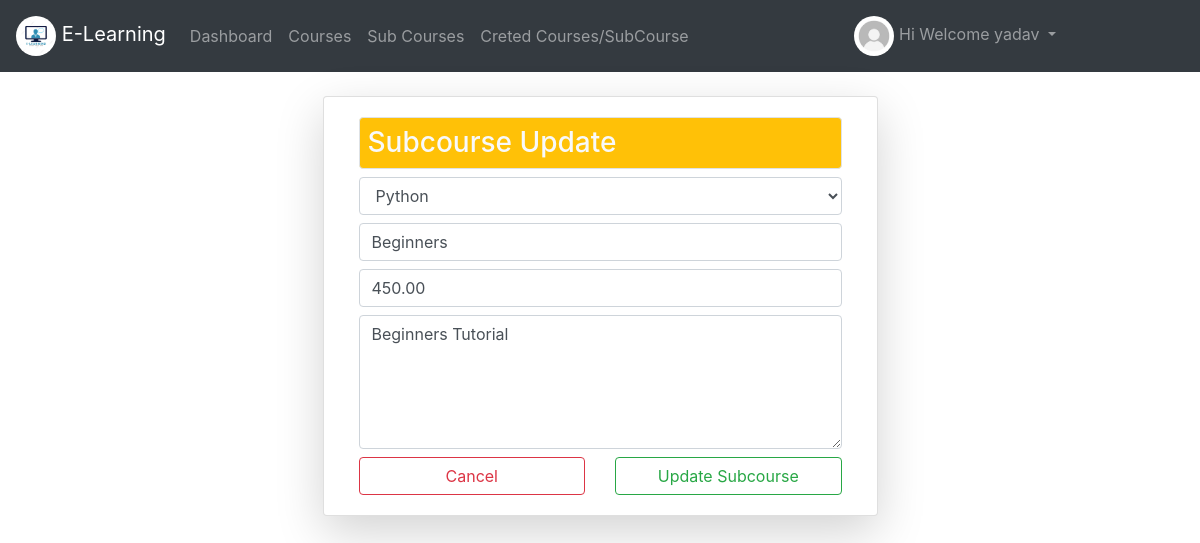
The app's page /sbupd/1/ (signed in) with its own data.
### EApp/models.py (models this page shows)
class User(AbstractUser):
	mobile = models.CharField(max_length=10)
	pcimg = models.ImageField(upload_to="Profiles/",default="profile.jpeg")

class SubCourses(models.Model):
	sbconame = models.CharField(max_length=120)
	price = models.DecimalField(max_digits=8,decimal_places=2)
	desc = models.CharField(max_length=250)
	crid = models.ForeignKey(Courses,on_delete=models.CASCADE)

### EApp/views.py (the view)
# urls.py: path('sbupd/<int:v>/',views.subcourseup,name="sbup"),
@login_required
def subcourseup(request,v):
	y = SubCourses.objects.get(id=v)
	if request.method == "POST":
		e = SubCourseForm(request.POST,instance=y)
		if e.is_valid():
			e.save()
			return redirect('/suball')
	e = SubCourseForm(instance=y)
	return render(request,'html/subupdt.html',{'x':e})

### EApp/forms.py
class SubCourseForm(forms.ModelForm):
	class Meta:
		model = SubCourses
		fields = ["crid","sbconame","price","desc"]
		widgets = {
		"crid":forms.Select(attrs={
			"class":"form-control",
			}),
		"sbconame":forms.TextInput(attrs={
			"class":"form-control my-2",
			"placeholder":"Enter SubCourse Name",
			}),
		"price":forms.NumberInput(attrs={
			"class":"form-control my-2",
			"placeholder":"Enter Price",
			}),
		"desc":forms.Textarea(attrs={
			"class":"form-control my-2",
			"rows":5,
			"placeholder":"Enter Description"
			}),
		}

### EApp/models.py (called while the page is built)
	def __str__(self):
		return self.coname

### EApp/templates/html/subupdt.html (shortened to what this page needs)
{% extends 'html/base.html' %}
{% block content %}
<div class="container mt-4">
	<div class="card col-md-6 mx-auto shadow-lg">
		<div class="card-body">
			<h3 class="bg-warning text-light p-2 border rounded">Subcourse Update</h3>
			<form method="post">
				{% for j in x %}
					<div>{{j}}</div>
				{% endfor %}
				<div class="row">
					<div class="col">
						<a href="{% url 'sbal' %}" class="btn btn-outline-danger form-control">Cancel</a>
					</div>
					<div class="col">
						<input type="submit" value="Update Subcourse" class="btn btn-outline-success form-control">
					</div>
				</div>
			</form>
		</div>
	</div>
</div>
{% endblock %}

### EApp/templates/html/navbar.html (shortened to what this page needs)
{% load static %}
<nav class="navbar navbar-expand-md bg-dark navbar-dark">
  <a class="navbar-brand" href="{% url 'hm' %}">
    <img src="{% static 'images/logo.png' %}" class="rounded-circle" alt="Logo" style="width:40px;"> E-Learning
  </a>
  <div class="collapse navbar-collapse" id="collapsibleNavbar">
    <ul class="navbar-nav">
      {% if not user.is_authenticated %}
      <li class="nav-item">
        <a class="nav-link" href="{% url 'hm' %}">Home</a>
      </li>
      <li class="nav-item">
        <a class="nav-link" href="{% url 'abt' %}">About</a>
      </li>
      <li class="nav-item">
        <a class="nav-link" href="{% url 'cnt' %}">Contact</a>
      </li>
      <li class="nav-item">
        <a class="nav-link" href="{% url 'reg' %}">Registration</a>
      </li>
      <li class="nav-item">
        <a class="nav-link" href="{% url 'crl' %}">Creted Courses/SubCourse</a>
      </li>
      {% else %}
      <li class="nav-item">
        <a class="nav-link" href="{% url 'dsh' %}">Dashboard</a>
      </li>
      <li class="nav-item">
        <a class="nav-link" href="{% url 'crs' %}">Courses</a>
      </li>
      <li class="nav-item">
        <a class="nav-link" href="{% url 'sbal' %}">Sub Courses</a>
      </li>
      <li class="nav-item">
        <a class="nav-link" href="{% url 'crl' %}">Creted Courses/SubCourse</a>
      </li>
      {% endif %}
    </ul>
    <ul class="navbar-nav ml-auto" style="margin-right: 120px">
    {% if not user.is_authenticated %}
      <li class="nav-item">
        <a class="nav-link" href="{% url 'lg' %}">Login</a>
      </li>
    {% else %}
      <div class="dropdown">
      <a class="nav-link dropdown-toggle" data-toggle="dropdown">
      <img src="{{user.pcimg.url}}" width="40px" height="40px" class="rounded-circle"> Hi Welcome {{request.user.username}}
      </a>
      </div>
      {% endif %}
    </ul>
  </div>
</nav>

### records on screen
User: pcimg (placeholder picture), user.username "yadav"
SubCourses: x "Python" "Beginners" "450.00" "Beginners Tutorial"
